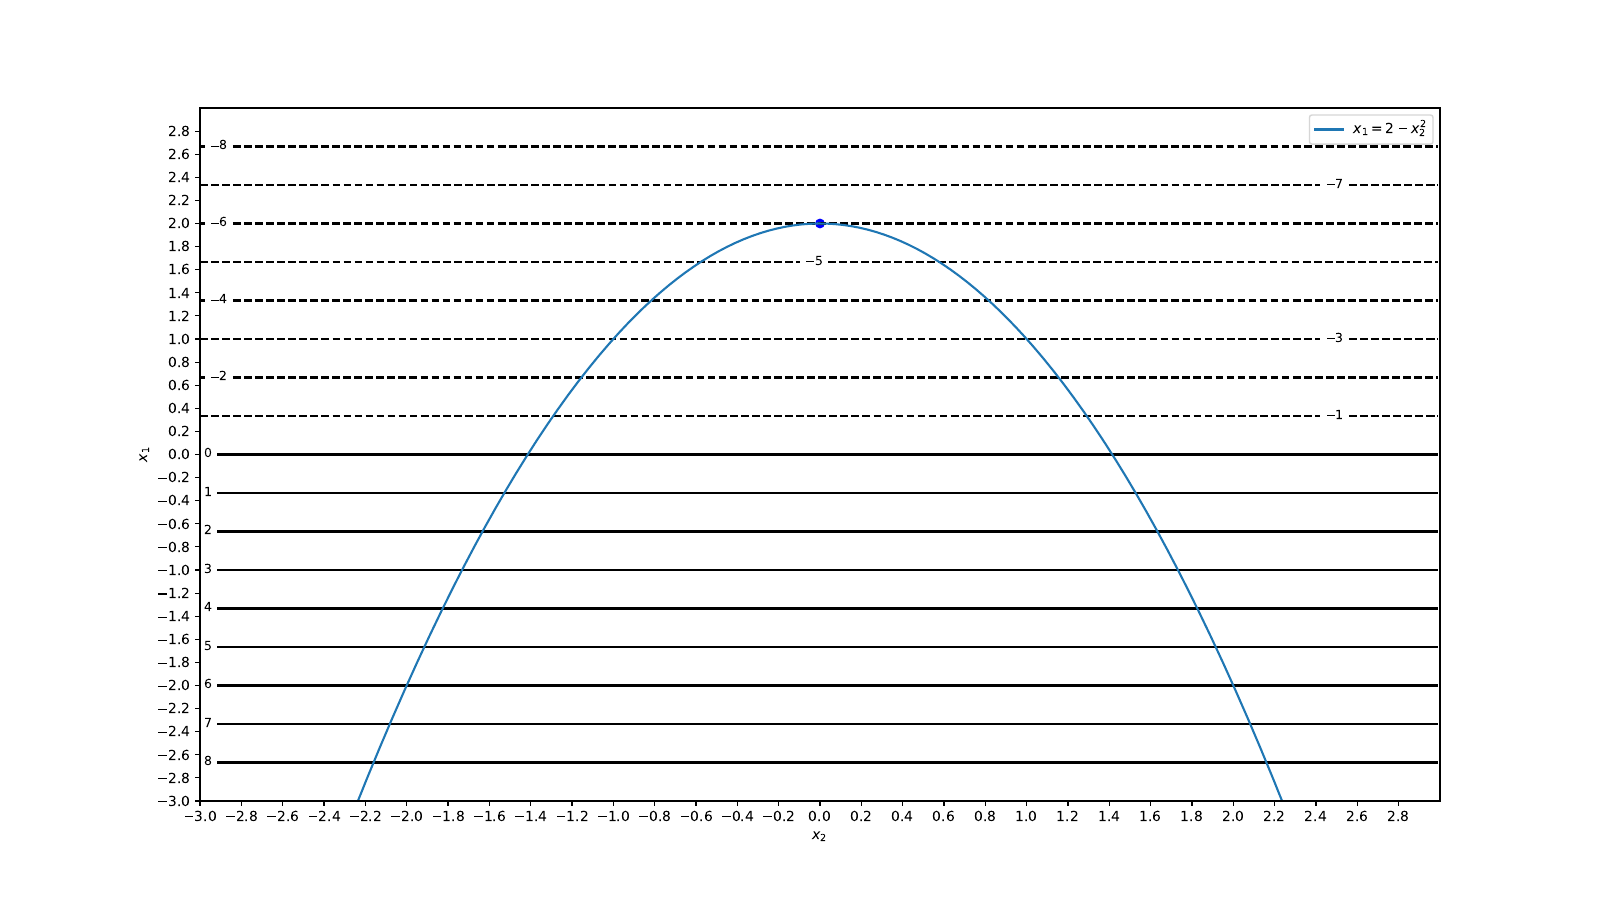

Reproduce this figure in Python.
import matplotlib.pyplot as plt
import numpy as np

delta = 0.01
x1 = np.arange(-3.0, 3.0, delta)
x2 = np.arange(-3.0, 3.0, delta)
X, Y = np.meshgrid(x2, x1)
f0 = -3 * X + 0 * Y

# x1 <= 2 - x2**2
z = 2 - x2 ** 2

fig, ax = plt.subplots(figsize=(16, 9))
CS = ax.contour(Y, X, f0, 20, colors='k')  # Negative contours default to dashed.
ax.plot(x2, z, label=r"$x_1 = 2 - x_2^2$")
ax.scatter(0, 2, color='blue')
ax.clabel(CS, fontsize=9, inline=True)
ax.set_xlabel(r"$x_2$")
ax.set_ylabel(r"$x_1$")
ax.set_xticks(np.arange(-3.0, 3.0, 0.2))
ax.set_yticks(np.arange(-3.0, 3.0, 0.2))
ax.legend(loc="best")
plt.xlim(-3, 3)
plt.ylim(-3, 3)

plt.show()
fig.savefig("./HW4/Q3.pdf")
